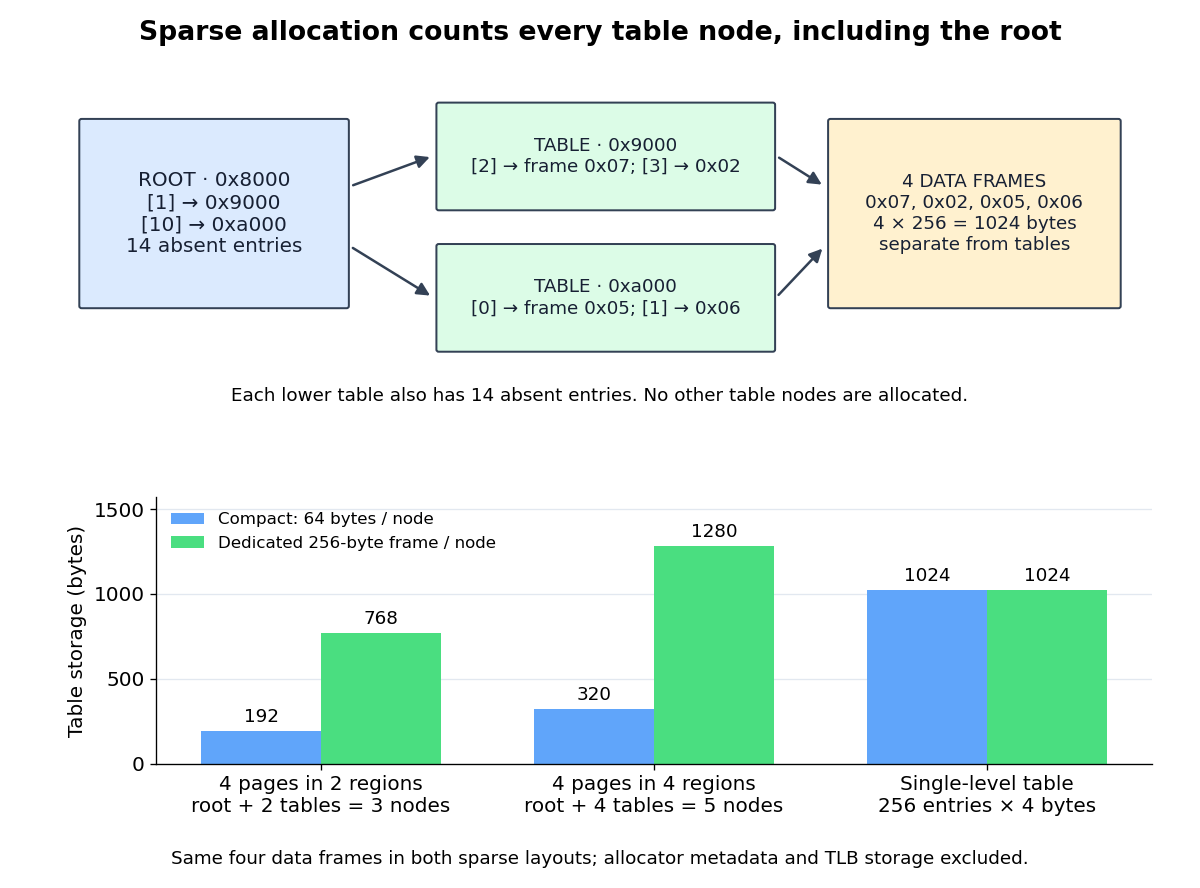

Write the Python code that produced this figure.
"""Original sparse table diagram; Python 3.14, matplotlib 3.10.7, numpy 2.3.5.

Run from _media; writes the matching PNG basename to the working directory.
"""

from pathlib import Path

import matplotlib.pyplot as plt
import numpy as np
from matplotlib.patches import FancyArrowPatch, FancyBboxPatch


def box(ax, xy, width, height, text, color, size=12):
    ax.add_patch(FancyBboxPatch(xy, width, height, boxstyle="round,pad=0.02",
                              facecolor=color, edgecolor="#334155", linewidth=1.2))
    ax.text(xy[0] + width / 2, xy[1] + height / 2, text,
            ha="center", va="center", fontsize=size, color="#172033")


def arrow(ax, start, end):
    ax.add_patch(FancyArrowPatch(start, end, arrowstyle="-|>",
                                mutation_scale=16, linewidth=1.5, color="#334155"))


def main():
    clustered, scattered = [0x12, 0x13, 0xa0, 0xa1], [0x12, 0x42, 0x72, 0xa2]
    groups = [len({p // 16 for p in pages}) for pages in (clustered, scattered)]
    nodes = np.array([1 + g for g in groups])
    compact, allocated = nodes * 64, nodes * 256
    assert groups == [2, 4] and list(compact) == [192, 320] and list(allocated) == [768, 1280]
    plt.rcParams.update({"font.family": "DejaVu Sans", "font.size": 12})
    fig = plt.figure(figsize=(10, 7.4), dpi=120, facecolor="white")
    ax = fig.add_axes((0.02, 0.49, 0.96, 0.49))
    ax.set(xlim=(0, 10), ylim=(0, 4))
    ax.axis("off")
    ax.text(5, 3.8, "Sparse allocation counts every table node, including the root",
            ha="center", fontsize=16, weight="bold")
    box(ax, (0.5, 1.35), 2.3, 1.7,
        "ROOT · 0x8000\n[1] → 0x9000\n[10] → 0xa000\n14 absent entries", "#dbeafe", 12)
    box(ax, (3.6, 2.25), 2.9, 0.95,
        "TABLE · 0x9000\n[2] → frame 0x07; [3] → 0x02", "#dcfce7", 11)
    box(ax, (3.6, 0.95), 2.9, 0.95,
        "TABLE · 0xa000\n[0] → frame 0x05; [1] → 0x06", "#dcfce7", 11)
    arrow(ax, (2.83, 2.45), (3.55, 2.73))
    arrow(ax, (2.83, 1.9), (3.55, 1.43))
    box(ax, (7.0, 1.35), 2.5, 1.7,
        "4 DATA FRAMES\n0x07, 0x02, 0x05, 0x06\n4 × 256 = 1024 bytes\nseparate from tables", "#fff1cf", 11)
    arrow(ax, (6.53, 2.73), (6.95, 2.45))
    arrow(ax, (6.53, 1.43), (6.95, 1.9))
    ax.text(5, 0.48, "Each lower table also has 14 absent entries. No other table nodes are allocated.",
            ha="center", fontsize=11)
    plot = fig.add_axes((0.13, 0.14, 0.83, 0.30))
    x = np.arange(3)
    packed = np.append(compact, 1024)
    rounded = np.append(allocated, 1024)
    b1 = plot.bar(x - 0.18, packed, 0.36, color="#60a5fa", label="Compact: 64 bytes / node")
    b2 = plot.bar(x + 0.18, rounded, 0.36, color="#4ade80", label="Dedicated 256-byte frame / node")
    plot.bar_label(b1, padding=3, fontsize=11)
    plot.bar_label(b2, padding=3, fontsize=11)
    plot.set_xticks(x, ["4 pages in 2 regions\nroot + 2 tables = 3 nodes",
                       "4 pages in 4 regions\nroot + 4 tables = 5 nodes",
                       "Single-level table\n256 entries × 4 bytes"])
    plot.set_ylabel("Table storage (bytes)")
    plot.set_ylim(0, 1570)
    plot.spines[["top", "right"]].set_visible(False)
    plot.set_axisbelow(True)
    plot.grid(axis="y", color="#e2e8f0")
    plot.legend(loc="upper left", fontsize=10, frameon=False)
    fig.text(0.5, 0.027, "Same four data frames in both sparse layouts; allocator metadata and TLB storage excluded.",
             ha="center", fontsize=11)
    fig.savefig(Path(__file__).with_suffix(".png").name, facecolor="white", transparent=False)
    plt.close(fig)


if __name__ == "__main__":
    main()
